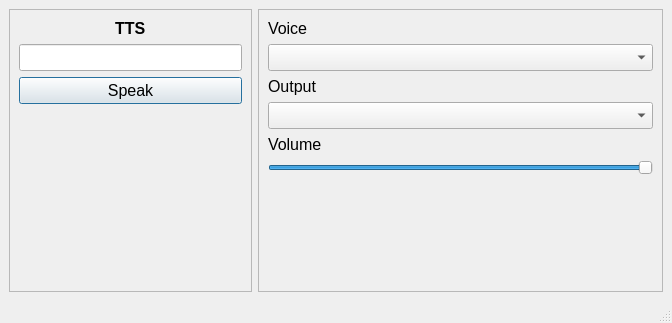
<?xml version="1.0" encoding="UTF-8"?>
<ui version="4.0">
 <class>TTSApp</class>
 <widget class="QMainWindow" name="TTSApp">
  <property name="geometry">
   <rect>
    <x>0</x>
    <y>0</y>
    <width>672</width>
    <height>323</height>
   </rect>
  </property>
  <property name="windowTitle">
   <string>TTS App</string>
  </property>
  <widget class="QWidget" name="centralwidget">
   <layout class="QGridLayout" name="gridLayout_3">
    <item row="0" column="0">
     <widget class="QFrame" name="ttsFrame">
      <property name="frameShape">
       <enum>QFrame::StyledPanel</enum>
      </property>
      <property name="frameShadow">
       <enum>QFrame::Raised</enum>
      </property>
      <layout class="QGridLayout" name="gridLayout">
       <item row="2" column="0">
        <widget class="QPushButton" name="speakButton">
         <property name="font">
          <font>
           <pointsize>12</pointsize>
          </font>
         </property>
         <property name="text">
          <string>Speak</string>
         </property>
         <property name="default">
          <bool>true</bool>
         </property>
        </widget>
       </item>
       <item row="0" column="0" alignment="Qt::AlignHCenter">
        <widget class="QLabel" name="label">
         <property name="font">
          <font>
           <pointsize>12</pointsize>
           <weight>75</weight>
           <bold>true</bold>
          </font>
         </property>
         <property name="text">
          <string>TTS</string>
         </property>
        </widget>
       </item>
       <item row="1" column="0">
        <widget class="QLineEdit" name="textInput">
         <property name="font">
          <font>
           <pointsize>12</pointsize>
          </font>
         </property>
         <property name="focusPolicy">
          <enum>Qt::StrongFocus</enum>
         </property>
        </widget>
       </item>
       <item row="3" column="0">
        <spacer name="verticalSpacer_2">
         <property name="orientation">
          <enum>Qt::Vertical</enum>
         </property>
         <property name="sizeHint" stdset="0">
          <size>
           <width>20</width>
           <height>40</height>
          </size>
         </property>
        </spacer>
       </item>
      </layout>
     </widget>
    </item>
    <item row="0" column="1">
     <widget class="QFrame" name="voiceIOFrame">
      <property name="frameShape">
       <enum>QFrame::StyledPanel</enum>
      </property>
      <property name="frameShadow">
       <enum>QFrame::Raised</enum>
      </property>
      <layout class="QGridLayout" name="gridLayout_2">
       <item row="6" column="1">
        <spacer name="verticalSpacer">
         <property name="orientation">
          <enum>Qt::Vertical</enum>
         </property>
         <property name="sizeHint" stdset="0">
          <size>
           <width>325</width>
           <height>419</height>
          </size>
         </property>
        </spacer>
       </item>
       <item row="0" column="0">
        <widget class="QLabel" name="voiceLabel">
         <property name="font">
          <font>
           <pointsize>12</pointsize>
          </font>
         </property>
         <property name="text">
          <string>Voice</string>
         </property>
        </widget>
       </item>
       <item row="2" column="0">
        <widget class="QLabel" name="outputLabel">
         <property name="font">
          <font>
           <pointsize>12</pointsize>
          </font>
         </property>
         <property name="text">
          <string>Output</string>
         </property>
        </widget>
       </item>
       <item row="3" column="0" colspan="2">
        <widget class="QComboBox" name="outputBox">
         <property name="font">
          <font>
           <pointsize>12</pointsize>
          </font>
         </property>
        </widget>
       </item>
       <item row="4" column="0">
        <widget class="QLabel" name="volumeLabel">
         <property name="font">
          <font>
           <pointsize>12</pointsize>
          </font>
         </property>
         <property name="text">
          <string>Volume</string>
         </property>
        </widget>
       </item>
       <item row="5" column="0" colspan="2">
        <widget class="QSlider" name="volumeSlider">
         <property name="maximum">
          <number>100</number>
         </property>
         <property name="value">
          <number>100</number>
         </property>
         <property name="orientation">
          <enum>Qt::Horizontal</enum>
         </property>
        </widget>
       </item>
       <item row="1" column="0" colspan="2">
        <widget class="QComboBox" name="voiceBox">
         <property name="font">
          <font>
           <pointsize>12</pointsize>
          </font>
         </property>
         <property name="editable">
          <bool>false</bool>
         </property>
         <property name="currentText">
          <string/>
         </property>
         <property name="placeholderText">
          <string/>
         </property>
        </widget>
       </item>
      </layout>
     </widget>
    </item>
   </layout>
  </widget>
  <widget class="QStatusBar" name="statusbar"/>
 </widget>
 <resources/>
 <connections/>
</ui>
